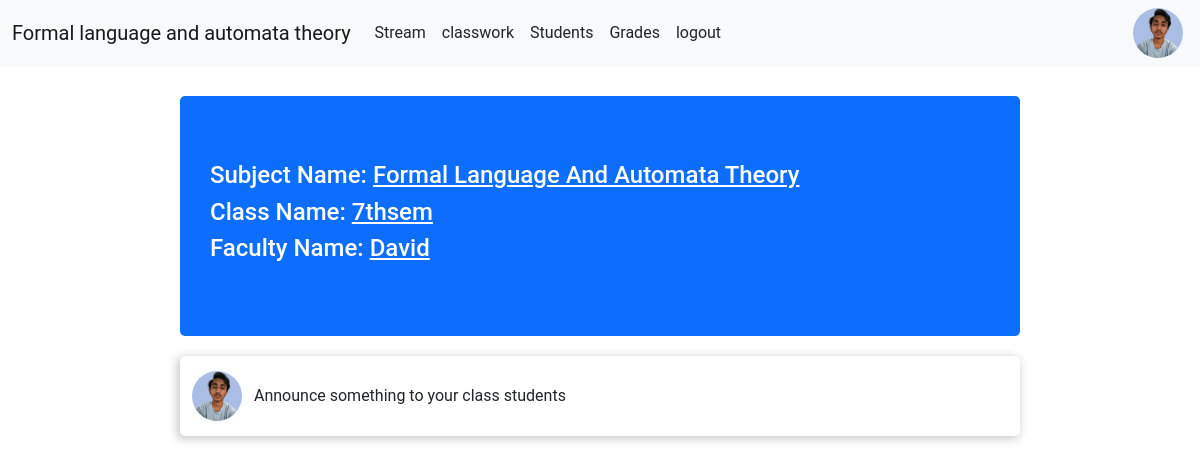
Screenshot of /teacher_portal/class_detail/2/ (signed in) with the database file from the repository.
### TeacherPortal/models.py (models this page shows, shortened)
class CreateClass(models.Model):
    teacher = models.ForeignKey(Teacher,related_name="class_teacher",on_delete=models.CASCADE,null=True)
    student = models.ManyToManyField(Student)
    class_name = models.CharField(max_length=255,null=False)
    section = models.CharField(max_length=255)
    subject_name = models.CharField(max_length=255)

### account/models.py (models this page shows)
class Teacher(models.Model):
    user = models.OneToOneField(User,on_delete=models.CASCADE,primary_key=True,related_name='Teacher')
    name = models.CharField(max_length=250)
    email = models.EmailField(max_length=254)
    phone = models.IntegerField()
    teacher_profile_pic = models.ImageField(upload_to="classroom/teacher_profile_pic",blank=True)
    class_students = models.ManyToManyField(Student)
    def __str__(self):
        return self.name

### TeacherPortal/views.py (the view)
# urls.py: path('class_detail/<int:id>/',views.classDetail ,name='class_detail'),
def classDetail(request,id):
    teacher = Teacher.objects.get(user=request.user)
    context = {
        'class_detail': get_object_or_404(CreateClass, pk=id),
        'teacher':teacher,
        'id':id,
    }
    return render(request,'TeacherPortal/class_detail.html',context)

### TeacherPortal/templates/TeacherPortal/class_detail.html (shortened to what this page needs)
{% extends 'TeacherPortal/base.html' %}
{% load static %}
{% block link %} <link rel="stylesheet" href="{% static './TeacherPortal/css/stream.css' %}"> {% endblock link %}
{% block content %}
    <section>
        <div id="stream">
            <div id="class-detail-container" class="bg-primary">
                <h4>
                    Subject Name: <span style="text-decoration: underline;">{{class_detail.subject_name}}</span>
                </h4>
                <h4>Class Name: <span style="text-decoration: underline;">{{class_detail.class_name}}</span></h4>
                <h4>Faculty Name: <span style="text-decoration: underline;">{{class_detail.teacher}}</span></h4>
            </div>
            <div id="announcement">
                <div id="user-profile-image">
                    <button class="btn border-0">
                        {% if teacher.teacher_profile_pic %}
                            <img  style="width: 50px; height: 50px; border-radius: 50%;" src="{{ teacher.teacher_profile_pic.url }}" alt="profile">
                        {% else %}
                            <img  style="width: 50px; height: 50px; border-radius: 50%;"
                            src="{% static './TeacherPortal/images/user.png' %}"
                            alt="Profile"
                            />
                        {% endif %}
                    </button>
                </div>
                <div id="announcement-text">
                    Announce something to your class students
                </div>
            </div>
        </div>
    </section>
{% endblock content %}

### TeacherPortal/templates/TeacherPortal/base.html (shortened to what this page needs)
{% load static %}
<!doctype html>
<html lang="en">
  <head>
    <link rel="stylesheet" href="{% static './TeacherPortal/css/base.css' %}">
    {% block link %} {% endblock link %}
    <link href="https://cdn.jsdelivr.net/npm/bootstrap@5.2.0/dist/css/bootstrap.min.css" rel="stylesheet">
    <link rel="stylesheet" href="https://cdnjs.cloudflare.com/ajax/libs/font-awesome/4.7.0/css/font-awesome.min.css">
  </head>
  <body>
    <nav class="navbar navbar-expand-lg bg-light">
        <div class="container-fluid">
          <a id="sub-header" class="navbar-brand" href="{% url 'teacher_portal:class_detail' id %}"> {{class_detail.subject_name}} </a>
          <div class="collapse navbar-collapse" id="navbarSupportedContent">
            <ul class="navbar-nav me-auto mb-2 mb-lg-0">
              <li class="nav-item">
                <a class="nav-link text-dark" aria-current="page" href="{% url 'teacher_portal:class_detail' id %}">Stream</a>
              </li>
              <li class="nav-item">
                <a class="nav-link text-dark" aria-current="page" href="{% url 'teacher_portal:classwork' id %}">classwork</a>
              </li>
              <li class="nav-item">
                <a class="nav-link text-dark" href="{% url 'teacher_portal:students' id %}">Students</a>
              </li>
              <li class="nav-item">
                <a class="nav-link text-dark" href="#">Grades</a>
              </li>
              <li class="nav-item">
                <a class="nav-link text-dark" href="{% url 'teacher_portal:logout' %}">logout</a>
              </li>
            </ul>
          </div>
          <div>
              <button style="margin-right:5px;" id="profile-btn">
                {% if teacher.teacher_profile_pic %}
                    <img  style="width: 50px; height: 50px; border-radius: 50%;" src="{{ teacher.teacher_profile_pic.url }}" alt="profile">
                {% else %}
                  <img  style="width: 50px; height: 50px; border-radius: 50%;"
                  src="{% static './TeacherPortal/images/user.png' %}"
                  alt="Profile"
                  />
                {% endif %}
              </button>
           </div>
        </div>
      </nav>
      {% block content %}
      {% endblock content %}
  </body>
</html>

### static/TeacherPortal/css/base.css (style rules this page uses)
* { margin: 0; padding: 0; font-family: "Roboto",Helvetica,Arial,sans-serif; -webkit-font-smoothing: antialiased; }
.navbar { display: flex; justify-content: space-between; }
a { text-decoration: none; color: black; }
#profile-btn { border: none; background: none; }
#profile-btn > img { width: 30px; height: 30px; border-radius: 50%; }

### static/TeacherPortal/css/stream.css (style rules this page uses)
#stream { width: 70%; margin: auto; height: 400px; }
#class-detail-container { width: 100%; height: 15rem; border-radius: 5px; margin-top: 30px; padding: 30px; display: flex; flex-direction: column; justify-content: center; column-gap: 30px; color: white; text-transform: capitalize; }
#announcement { border: none; border-radius: 5px; margin-top: 20px; width: 100%; height: 5rem; -webkit-box-shadow: -2px 2px 10px 1px rgba(201,201,201,1); -moz-box-shadow: -2px 2px 10px 1px rgba(201,201,201,1); box-shadow: -2px 2px 10px 1px rgba(201,201,201,1); display: flex; align-items: center; }
#announcement-text { flex-grow: 2; }

### rows the page displays
CreateClass: subject_name "Formal language and automata theory", subject_name "Formal Language And Automata Theory", class_name "7thsem", teacher "David"
Teacher: teacher_profile_pic (picture)
